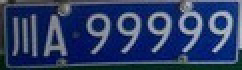
%> input picture bigWork/photo/I/川A99999.jpg, 121 x 35 px (shown 2 times larger)
$ octave ENB911.m   (GNU Octave 9; MATLAB toolbox functions it lacks are replaced by stand-ins)
%> lines starting %> are read from the running program, lines starting %| are printed output that depends on the picture; in (x1, y1, x2, y2) boxes, pixels count from 0 and x2, y2 are one past the last pixel; in counts of white or black regions, pixels touching at a corner belong together; the program's own positions count from 1
### bigWork/I/remove_sx_border.m
%%%%%%%%%%%%%%%%%%%%%%%%%%%%%%%%%
%%%%%%目的:去掉上下边框和铆钉（统计跳变次数）
%%%%%%     铆钉所在行有6次像素跳变（2个铆钉4次+左右边框2次）
%%%%%%     字符所在行至少16次跳变（7个字符至少14次+左右边框2次
%%%%%%%%%%%%%%%%%%%%%%%%%%%%%%%%%
function out = remove_sx_border(I)

% 前一列减后一列,即利用差值寻找跳变处
diff_row = diff(I,1,2);
% 统计每行的插值和，即定位行，在垂直方向上查找
diff_row_sum = sum(abs(diff_row), 2);
rows = size(I,1);

%%% 定位行的起始位置(从1/3处先上扫描行)
srow = ceil(rows*(1/3));
j = srow;
for i=1:srow
    if diff_row_sum(j,1)<10
        plate.rowa = j;
        break;
    end
    % 向上扫描
    j = srow-i;
end
%%% 定位行的结束位置(从2/3处先下扫描行)
for i=2*srow:size(diff_row_sum,1)
    if diff_row_sum(i,1)<10
        plate.rowb = i;
        break;
    end
end
% 切割图像去除
out = I(plate.rowa:plate.rowb, :);

### bigWork/I/remove_extra_region.m
%%%%%%%%%%%%%%%%%%%%%%%%%%%%%%%%%%%
%%% 使用投影法移除额外区域
%%%%%%%%%%%%%%%%%%%%%%%%%%%%%%%%%%%

function I=remove_extra_region(I2)

% 统计每列的元素和，能定位列，即在水平方向上删除孤立点
projection_h = sum(I2,1);

% 统计每行的元素和，能定位行，即在垂直方向上删除孤立点
projection_v = sum(I2,2);

% 垂直方向上往下找，
for i=1:size(projection_v,1)
    if projection_v(i,1) >= 1
        new.rowa = i;
        break;
    end
end

% 垂直方向下往上找，
for i=1:size(projection_v,1)
    j = size(projection_v,1) - i+1;
    if projection_v(j,1) >= 1
        new.rowb = j;
        break;
    end
end

% 水平方向上，从左往右找
for i=1:size(projection_h ,2)
    if projection_h(1,i) >= 1
        new.cola = i;
        break;
    end
end
% 水平方向上，从右往左找
for i=1:size(projection_h ,2)
    j = size(projection_h ,2)-i+1;
    if projection_h(1,j) >= 1
        new.colb = j;
        break;
    end
end
I = I2(new.rowa:new.rowb, new.cola:new.colb);
end

### bigWork/I/remove_zy_null.m
%%%%%%%%%%%%%%%%%%%%%%%%%%%%%%%%%%%%%%%%%%%%%%%%%%%%%%%%%%%%%%%%%%%%%%%%
%%%%%% 去除字符左右背景（投影法）
%%%%%% 保证边框去除的情况下，可以通过找左右两边的字符边界来去除左右两边的空白
%%%%%%%%%%%%%%%%%%%%%%%%%%%%%%%%%%%%%%%%%%%%%%%%%%%%%%%%%%%%%%%%%%%%%%%%
function out = remove_zy_null(I)

% 统计每一列的元素之和,即水平方向上寻找
ppv1 = sum(I,1);
columns = size(ppv1, 2);
% 从左往右找
for i=1:columns
    if ppv1(1,i) ~= 0
        pl.cola = i;
        break;
    end
end
 % 从右往左找
for i=1:columns
    j = columns - i + 1;
    if ppv1(1,j) ~= 0
        pl.colb = j;
        break;
    end
end
out = I(:,pl.cola:pl.colb);

### bigWork/I/ENB911.m

% figure()
I = imread('../photo/I/川A99999.jpg');
%> I is the input picture: size 35x121x3 uint8; mean R, G, B 43.5, 60.5, 101.9
subplot(331);imshow(I);title("原图");


% 2 灰度化，旋转处理
I1 = rgb2gray(I);
subplot(332);imshow(I1);title("灰度图");

% 二值图像
I2 = imbinarize(I1,0.3);
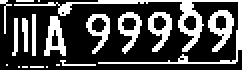
%> I2: size 35x121 logical (shown 2 times larger); 29.4% white; 19 white regions (8 under 20 px), largest, box (x1, y1, x2, y2) and area: (7, 0, 121, 32) 472, (104, 5, 117, 26) 133, (22, 8, 33, 28) 119
subplot(333);imshow(I2);title("二值图像");

% 去除孤立噪声

I3 = bwareaopen(I2,35);
subplot(334);imshow(I3);title('未进行边框处理的二值图片');

% 去除边框
I4=remove_sx_border(I3);
%> in remove_sx_border, `diff_row = diff(I,1,2);`:
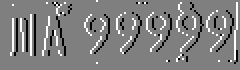
%> diff_row: size 35x120 double (shown 2 times larger); min -1, max 1, mean 0.00595; drawn with min black and max white
%> in remove_sx_border, `diff_row_sum = sum(abs(diff_row), 2);`: diff_row_sum = 35 values, max 29 at index 10, min 0 at index 33, mean 15.51
%> after the loop in remove_sx_border, `for i=1:srow`: plate = {rowa 6}
%> after the loop in remove_sx_border, `for i=2*srow:size(diff_row_sum,1)`: plate = {rowa 6, rowb 29}
%> in remove_sx_border, `out = I(plate.rowa:plate.rowb, :);`:
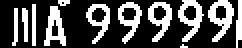
%> out: size 24x121 logical (shown 2 times larger); 31% white; 12 white regions (2 under 20 px), largest, box (x1, y1, x2, y2) and area: (104, 0, 117, 21) 133, (89, 0, 102, 21) 125, (22, 3, 33, 23) 119
% I4 = I4(4:size(I4,1),:);
I4=remove_extra_region(I4);
%> in remove_extra_region, `projection_h = sum(I2,1);`: projection_h = 121 values, max 21 at index 17, min 0 at index 1, mean 7.43
%> in remove_extra_region, `projection_v = sum(I2,2);`: projection_v = 24 values, max 66 at index 11, min 5 at index 24, mean 37.46
%> after the loop in remove_extra_region, `for i=1:size(projection_v,1)`: new = {rowa 1}
%> after the loop in remove_extra_region, `for i=1:size(projection_v,1)`: new = {rowa 1, rowb 24}
%> after the loop in remove_extra_region, `for i=1:size(projection_h ,2)`: new = {rowa 1, rowb 24, cola 7}
%> after the loop in remove_extra_region, `for i=1:size(projection_h ,2)`: new = {rowa 1, rowb 24, cola 7, colb 121}
%> in remove_extra_region, `I = I2(new.rowa:new.rowb, new.cola:new.colb);`:
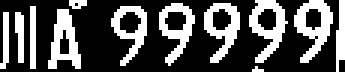
%> I: size 24x115 logical (shown 3 times larger); 32.6% white; 12 white regions (2 under 20 px), largest, box (x1, y1, x2, y2) and area: (98, 0, 111, 21) 133, (83, 0, 96, 21) 125, (16, 3, 27, 23) 119
subplot(335);imshow(I4);title('去除上下边框');
I5 = remove_extra_region(I4);
I5 = remove_zy_null(I5);
%> in remove_zy_null, `ppv1 = sum(I,1);`: ppv1 = 115 values, max 21 at index 11, min 0 at index 4, mean 7.82
%> after the loop in remove_zy_null, `for i=1:columns`: pl = {cola 1}
%> after the loop in remove_zy_null, `for i=1:columns`: pl = {cola 1, colb 115}
I5 = I5(:,1:size(I5,2)-4);
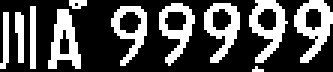
%> I5: size 24x111 logical (shown 3 times larger); 31.7% white in thin lines or dots
subplot(336);imshow(I5);title('去除左右边框');

I6 = I5;
[height, width] = size(I6);
%> height = 24; width = 111
Cwidth = width*45/409;  % 单一字符宽度
%> Cwidth = 12.21
Cspace = width*12/409;  % 字符间距
%> Cspace = 3.26
SecThspace = width*34/409;  % 第二个和第三个字符间距
%> SecThspace = 9.23
projection = sum(I6, 1);
%> projection = 111 values, max 21 at index 11, min 0 at index 4, mean 7.61
%> this loop made 7 passes; what is shown inside it comes from the first
subplot(339);stem(projection,'.',...
    'MarkerFaceColor','w',...
    'MarkerEdgeColor','w');
title('字符垂直方向投影');
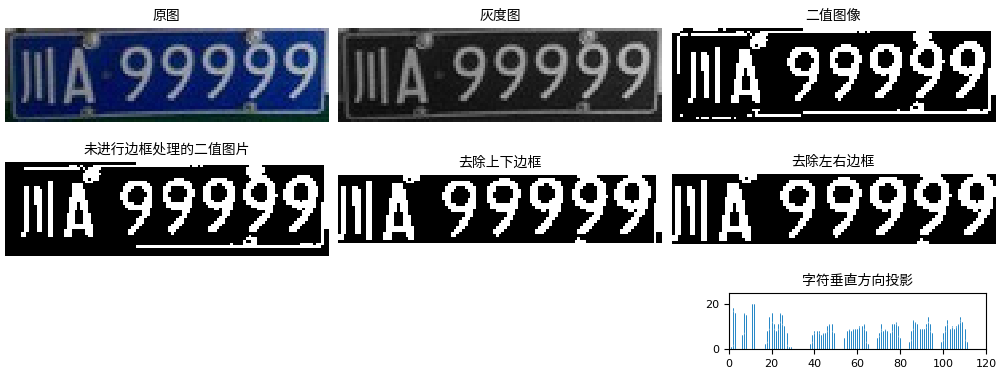
%> figure redrawn from the program's plot data, 7 panels
figure;
for i=1:7
    if i == 1
        k = uint8(floor(width - Cwidth)); % 切换到最后一个字符起始列
%> k = 98
    else  % 自右向左逐列扫描
        k = uint8(floor(k - Cwidth - Cspace)); % 切换字符的起始列
    end

    % 对特殊情况置一处理
    if k <= 0
        k=1;
    end

    % 取当前字符
    fprintf("第%d字符起始列的大概位置:%d \n", i,k);
%| 第1字符起始列的大概位置:98
    fprintf("列投影值:%d \n", projection(1, k));
%| 列投影值:0
    character = I6(:, k:ceil(k+Cwidth));
    subplot(178-i);imshow(character);
    % 第二个和第三个字符之间的空格特殊处理
    if i == 5
        k = k - SecThspace + Cspace;
    end
end
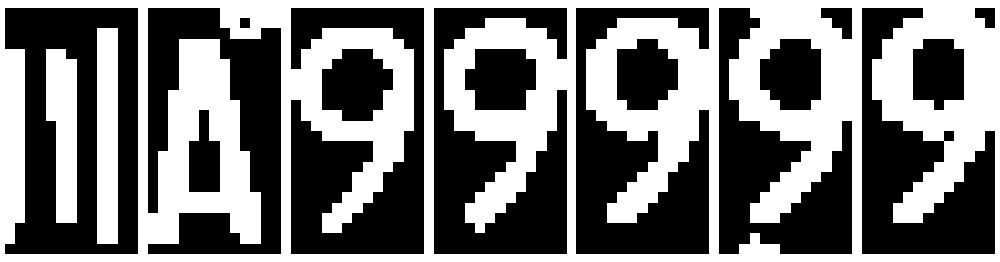
%> figure redrawn from the program's plot data, 7 panels
